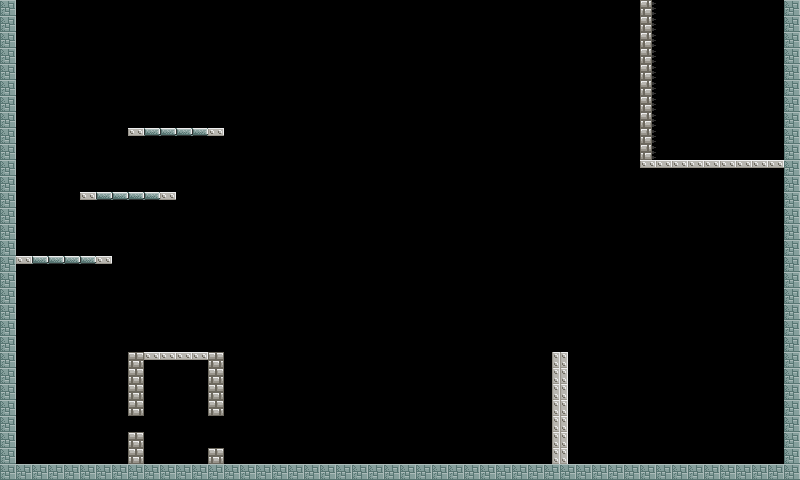

This game map was drawn from its Tiled (.tmx) file and the tilesets committed beside it. A one-line description and the trimmed map source follow:
An orthogonal 50x30 tile map with 16x16 px tiles, 1 tile layer (walls), 2 tilesets and 5 objects (4x target, cannon_position).

<map version="1.0" orientation="orthogonal" width="50" height="30" tilewidth="16" tileheight="16">
 <tileset firstgid="1" name="walls" tilewidth="16" tileheight="16">
  <image source="walls.png" width="128" height="80" />
 </tileset>
 <tileset firstgid="41" name="target" tilewidth="32" tileheight="32">
  <image source="target.png" width="32" height="32" />
 </tileset>
 <objectgroup name="targets" width="50" height="30">
  <object type="target" gid="41" x="160" y="128" />
  <object type="target" gid="41" x="704" y="128" />
  <object type="target" gid="41" x="48" y="256" />
  <object type="target" gid="41" x="160" y="416" />
 </objectgroup>
 <layer name="walls" width="50" height="30">
  <properties>
   <property name="tileset" value="walls" />
  </properties>
  <data>[1500 cells, 174 non-empty, 7 distinct tile ids]</data>
 </layer>
 <objectgroup name="cannon" width="50" height="30">
  <object name="position" type="cannon_position" x="544" y="336" width="32" height="16" />
 </objectgroup>
</map>
